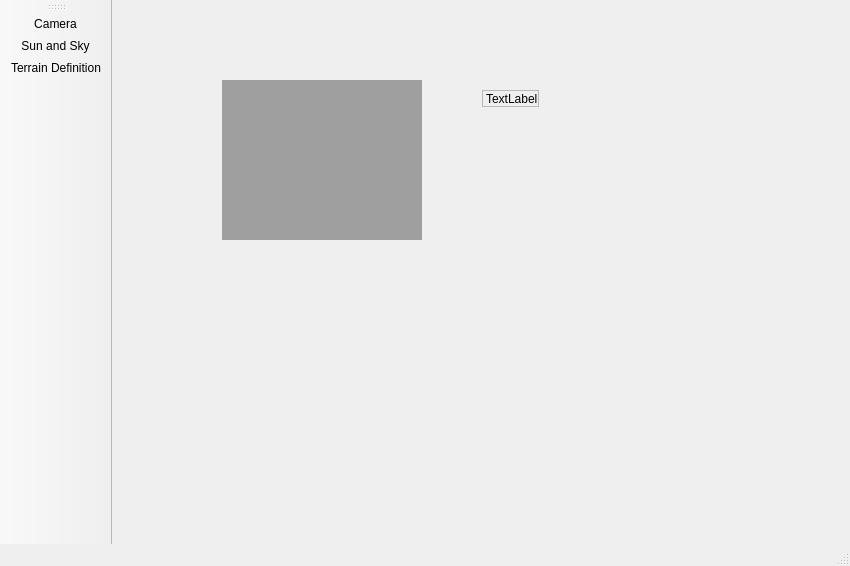
<ui version="4.0" >
 <class>PicogenQT</class>
 <widget class="QMainWindow" name="PicogenQT" >
  <property name="geometry" >
   <rect>
    <x>0</x>
    <y>0</y>
    <width>850</width>
    <height>566</height>
   </rect>
  </property>
  <property name="windowTitle" >
   <string>MainWindow</string>
  </property>
  <property name="styleSheet" >
   <string notr="true" />
  </property>
  <widget class="QWidget" name="centralwidget" >
   <widget class="QMdiArea" name="mdiArea" >
    <property name="geometry" >
     <rect>
      <x>110</x>
      <y>80</y>
      <width>200</width>
      <height>160</height>
     </rect>
    </property>
   </widget>
   <widget class="QLabel" name="imageLabel" >
    <property name="geometry" >
     <rect>
      <x>370</x>
      <y>90</y>
      <width>57</width>
      <height>17</height>
     </rect>
    </property>
    <property name="frameShape" >
     <enum>QFrame::StyledPanel</enum>
    </property>
    <property name="frameShadow" >
     <enum>QFrame::Plain</enum>
    </property>
    <property name="text" >
     <string>TextLabel</string>
    </property>
   </widget>
  </widget>
  <widget class="QMenuBar" name="menubar" >
   <property name="geometry" >
    <rect>
     <x>0</x>
     <y>0</y>
     <width>850</width>
     <height>22</height>
    </rect>
   </property>
  </widget>
  <widget class="QStatusBar" name="statusbar" />
  <widget class="QToolBar" name="toolBar" >
   <property name="windowTitle" >
    <string>toolBar</string>
   </property>
   <property name="iconSize" >
    <size>
     <width>32</width>
     <height>32</height>
    </size>
   </property>
   <attribute name="toolBarArea" >
    <enum>LeftToolBarArea</enum>
   </attribute>
   <attribute name="toolBarBreak" >
    <bool>false</bool>
   </attribute>
   <addaction name="actionCamera" />
   <addaction name="actionSun_and_Sky" />
   <addaction name="actionTerrain_Definition" />
  </widget>
  <action name="actionCamera" >
   <property name="icon" >
    <iconset>
     <normaloff>:/camera/icons/lphoto.png</normaloff>:/camera/icons/lphoto.png</iconset>
   </property>
   <property name="text" >
    <string>Camera</string>
   </property>
  </action>
  <action name="actionSun_and_Sky" >
   <property name="icon" >
    <iconset>
     <normaloff>:/sun/icons/sunny.png</normaloff>:/sun/icons/sunny.png</iconset>
   </property>
   <property name="text" >
    <string>Sun and Sky</string>
   </property>
  </action>
  <action name="actionTerrain_Definition" >
   <property name="icon" >
    <iconset>
     <normaloff>:/terrain/icons/terrain.png</normaloff>:/terrain/icons/terrain.png</iconset>
   </property>
   <property name="text" >
    <string>Terrain Definition</string>
   </property>
  </action>
 </widget>
 <resources>
  <include location="../resources/resources.qrc" />
 </resources>
 <connections/>
</ui>
